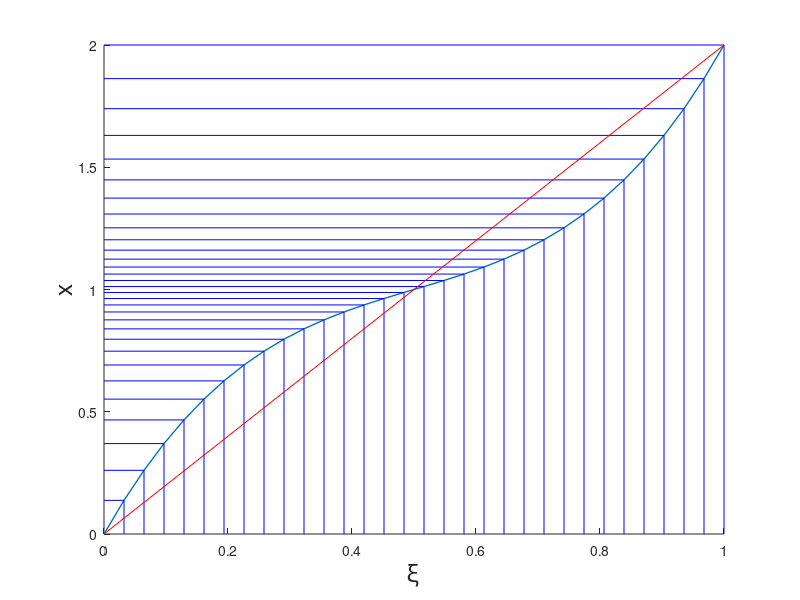
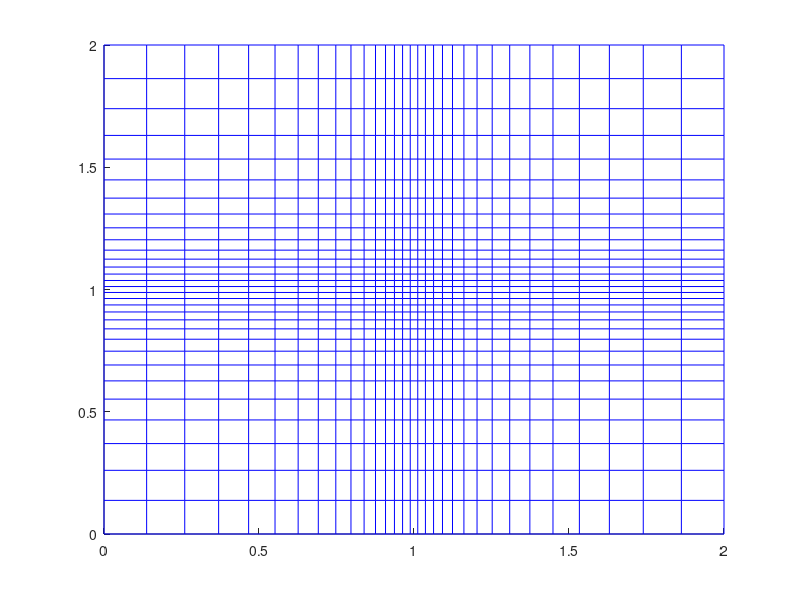

Reproduce these figures in MATLAB, in order.
clear all
close all
clc

%
% Mesh Generation -- SME0250 -- ICMC-USP
% Author: Afonso Paiva -- apneto@icmc.usp.br
% Date: 2014/05/20
%
% Stretching 1D
%


L = 2;
xc = 1.0; 
A = 2.5; 
n = 32;
s = linspace(0,1,n);

for i=1:n
    x(i)=L*s(i)+A*(xc-L*s(i))*s(i)*(1-s(i)); % internal layer
    %x(i)= 2*sqrt(s(i)); % boundary layer
end
figure
hold on

plot(s,x,'LineWidth',1);

for i=1:n
    plot([s(i),s(i)],[0.0, x(i)],'b');
    plot([0.0,s(i)],[x(i), x(i)],'b');
end

xlabel('\xi','Fontsize',18)
ylabel('x','Fontsize',18)
%set(gca,'Box','on'); 
%set(gca,'Fontsize',18, 'LineWidth',2)
plot([0,1],[0,L],'r')
%text(0.05,L-0.1,['A=',num2str(A),' x=',num2str(xc)],'Fontsize',18);
hold off;

%% 2D
% 
% L = 2;
% xc_1 = 1.0;
% 
% A = 2.5; 
% n = 50;
% s = linspace(0,1,n);

[X,Y] = meshgrid(s);

X_out = L*X+A*(xc-L*X).*X.*(1-X);
Y_out = L*Y+A*(xc-L*Y).*Y.*(1-Y);

figure
hold on
plot(X_out,Y_out,'b')
pause
plot(X_out',Y_out','b')


